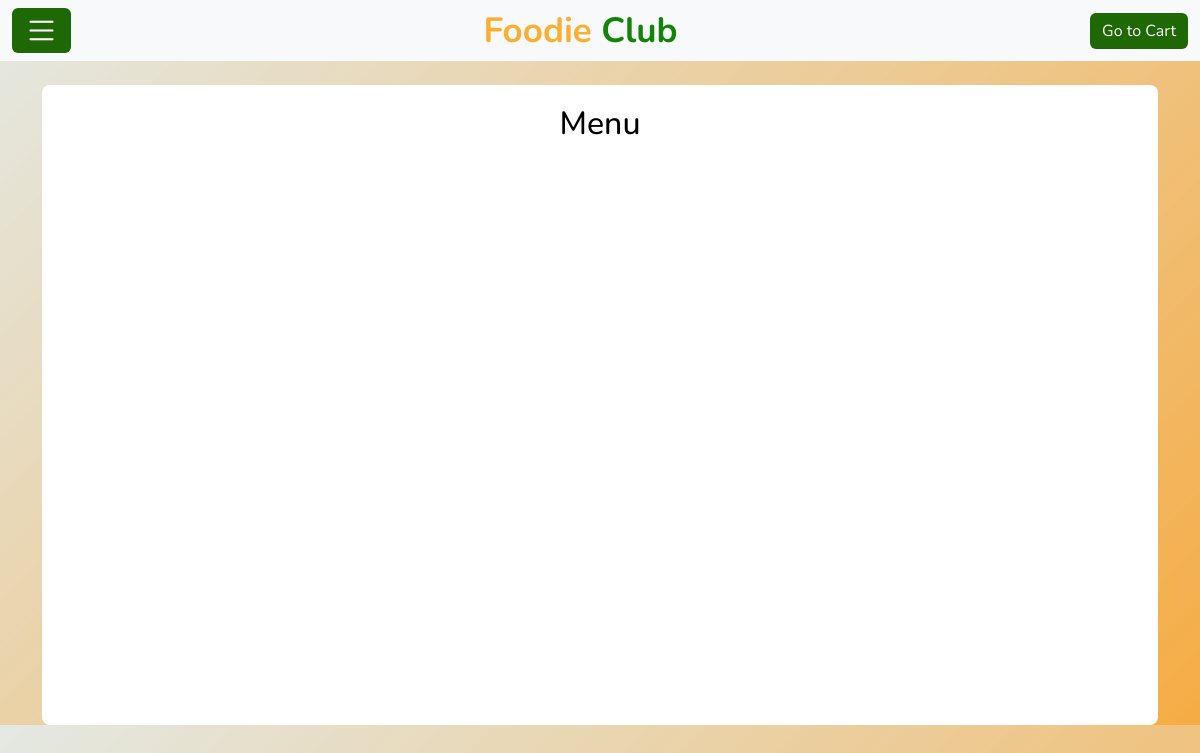
Before: /restaurant_menu/2 (signed in) with the older database file.
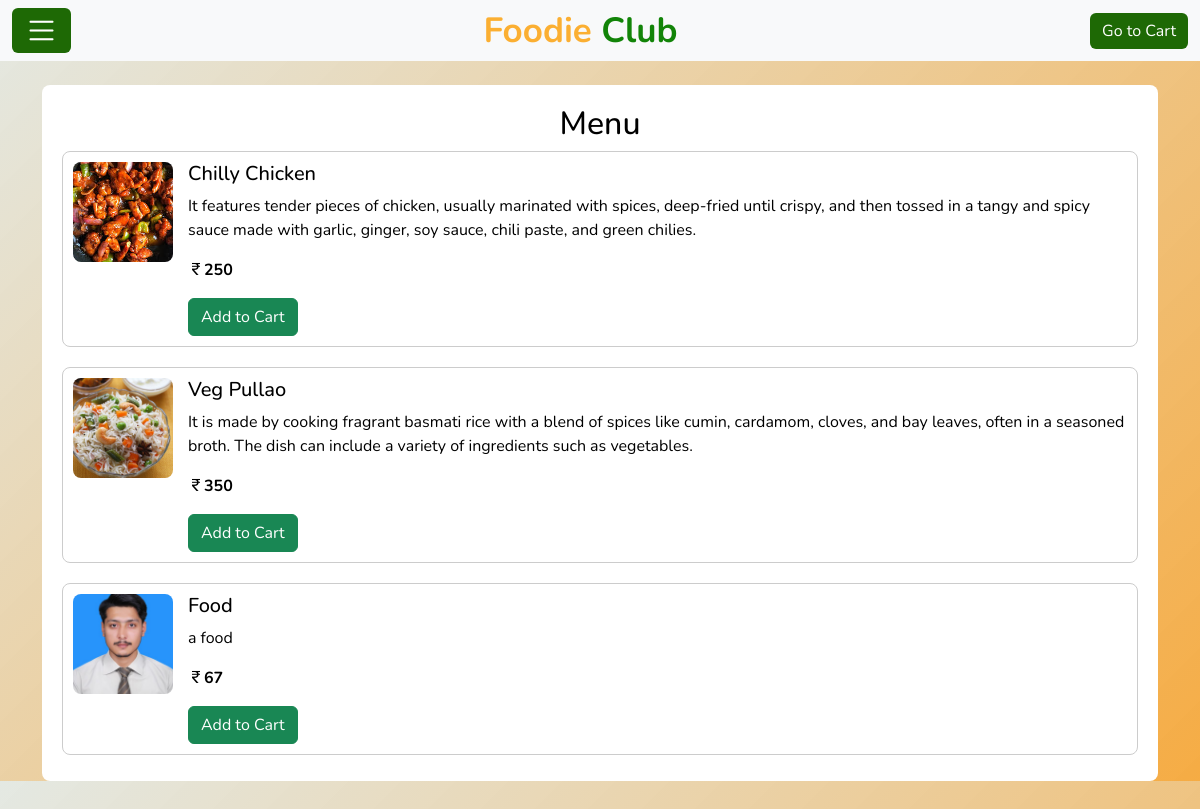
After: the same page with the newer database file.
### Restaurant/models.py (models this page shows)
class Food(models.Model):
    food_id=models.AutoField(primary_key=True)
    food_name=models.CharField(max_length=100)
    food_description=models.CharField(max_length=300)
    food_price=models.IntegerField()
    food_picture=models.ImageField(upload_to="foods/",validators=[validate_image])
    food_by=models.CharField(max_length=100)

### Customer/views.py (the view)
# urls.py: path('restaurant_menu/<res_id>',views.restaurant_menu,name="restaurant_menu"),
def restaurant_menu(request,res_id):
    email=request.session.get('email')
    if request.session and Customer.objects.filter(email=email).exists():
        restaurant=Restaurant.objects.get(res_id=res_id)
        food=Food.objects.filter(food_by=restaurant.res_name)
        return render(request,'Customer_restaurant_menu.html',{'food':food})
    else:
        return redirect('error')

### templates/Customer_restaurant_menu.html (shortened to what this page needs)
<!DOCTYPE html>
<html lang="en">
<head>
    {%load static%}
    <link href="https://cdn.jsdelivr.net/npm/bootstrap@5.3.0-alpha3/dist/css/bootstrap.min.css" rel="stylesheet">
    <link rel="stylesheet" href="https://cdn.jsdelivr.net/npm/bootstrap-icons@1.11.3/font/bootstrap-icons.min.css">
</head>
<body>
    <div class="navbar navbar-expand-lg bg-light navbar-light">
        <div class="container-fluid">
            <a class="btn btn-primary navbar-brand" data-bs-toggle="offcanvas" href="#offcanvasExample" role="button" aria-controls="offcanvasExample"><i class="bi bi-list" style="color: white;"></i></a>
            <a href="/" class="navbar-brand">Foodie <span>Club</span></a>
            <a href="/order_cart/"><button type="button" class="btn btn-primary">Go to Cart</button></a>
        </div>
    </div>
    <div class="container menu-container">
        <div class="menu-list">
            <h2 style="text-align: center;">Menu</h2>
            <div id="menu-items">
                 {% for item in food %}
                <div class="menu-item">
                    <img src="{{item.food_picture.url}}" alt="Food Item" height="200" width="200" style="object-fit: cover; object-position: center;">
                    <div class="details">
                        <h5>{{item.food_name}}</h5>
                        <p>{{item.food_description}}</p>
                        <p><b><i class="bi bi-currency-rupee"></i>{{item.food_price}}</b></p>
                        <button class="btn btn-success add-to-cart" data-name="{{item.food_name}}" data-price="{{item.food_price}}">Add to Cart</button>
                    </div>
                </div>
                {% endfor %}
            </div>
        </div>
</body>
</html>

### templates/Customer_restaurant_menu.html (style rules this page uses)
body { color: black; margin: 0; font-family: 'Nunito', sans-serif; background: linear-gradient(135deg, rgba(221, 227, 220, 0.8), rgba(245, 167, 57, 0.947)); }
.btn-primary { background-color: #1e6905; border: none; }
.navbar .navbar-brand { margin: 0; color: #fbaf32; font-size: 35px; line-height: 0px; font-weight: 700; font-family: 'Nunito', sans-serif; transition: .5s; }
.navbar .navbar-brand span { color: #128408; }
.menu-container { display: flex; justify-content: space-between; gap: 20px; margin-top: 2%; }
.menu-list { flex: 3; padding: 20px; border-radius: 8px; background-color: #fff; height: 80vh; overflow-y: auto; }
.menu-item { display: flex; gap: 15px; margin-bottom: 20px; border: 1px solid #ccc; padding: 10px; border-radius: 8px; }
.menu-item img { max-width: 100px; max-height: 100px; border-radius: 8px; object-fit: cover; }
.menu-item .details { flex-grow: 1; }

Changed rows visible on the page:
added Food: food_picture (picture), food_name "Chilly Chicken", food_description "It features tender pieces of chicken, usually marinated with spices, deep-fried until crispy, and then tossed in a tangy and spicy sauce made with garlic, ginger, soy sauce, chili paste, and green chilies.", food_price "250"
added Food: food_picture (picture), food_name "Veg Pullao", food_description "It is made by cooking fragrant basmati rice with a blend of spices like cumin, cardamom, cloves, and bay leaves, often in a seasoned broth. The dish can include a variety of ingredients such as vegetables.", food_price "350"
added Food: food_picture (picture), food_name "Food", food_description "a food", food_price "67"
